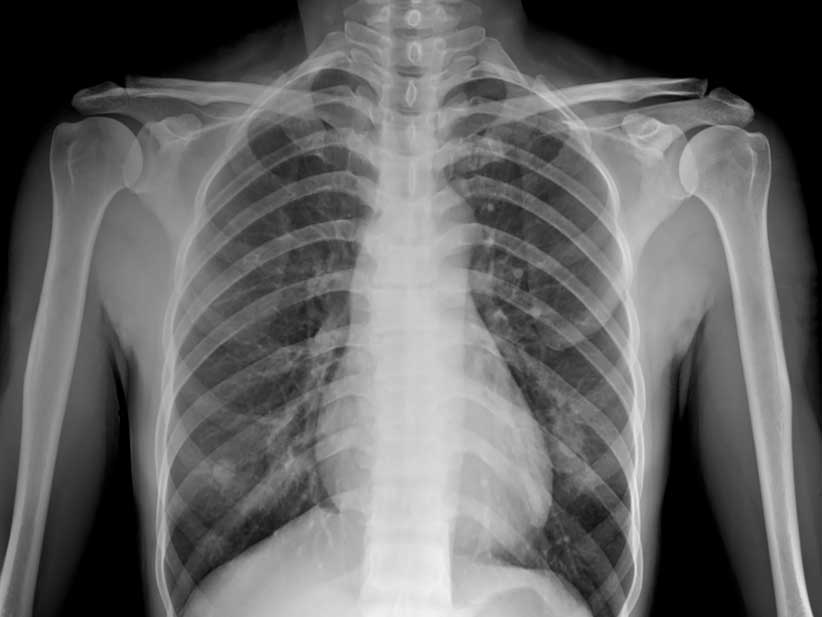
%> input picture rx_1.jpg, 822 x 617 px
$ octave S3_2.m   (GNU Octave 9; MATLAB toolbox functions it lacks are replaced by stand-ins)
%> lines starting %> are read from the running program, lines starting %| are printed output that depends on the picture
clc
clear all
close all
clc
% REctura de imagen

img = imread("rx_1.jpg");
%> img is the input picture: size 617x822x3 uint8; min 0, max 242, mean 101.3
%visualizar la imagen
figure(1)
imshow (img)
%ajuste gamma

img = double(img); % conversion a double
%> img: size 617x822x3 double
gamma = 1.5;
img_gamma = 255.*(img./255).^(1/gamma);
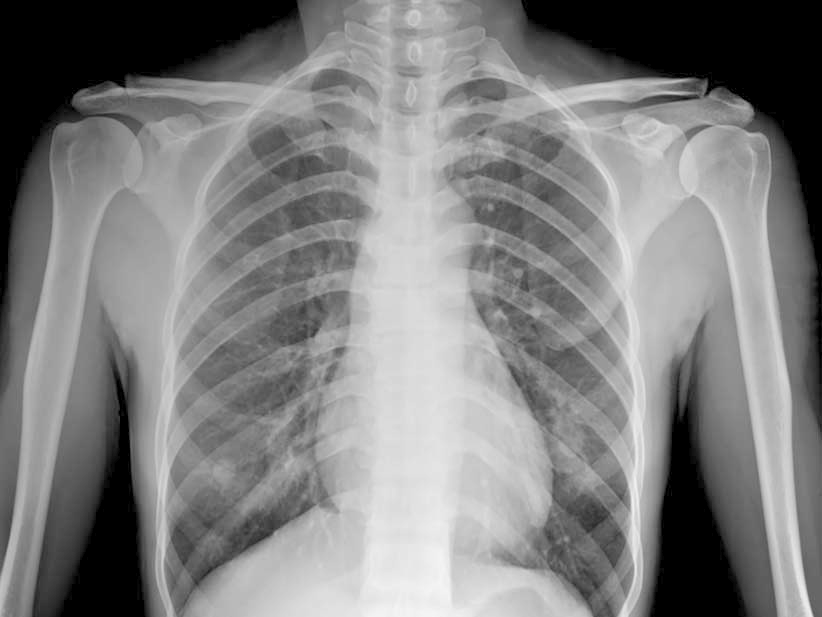
%> img_gamma: size 617x822x3 double; min 0, max 246.3, mean 128.1

%reconversion de formato
img= uint8(img);
img_gamma = uint8(img_gamma);
%> img_gamma: size 617x822x3 uint8
%NEGATIVO
img_neg = 255 - img_gamma;
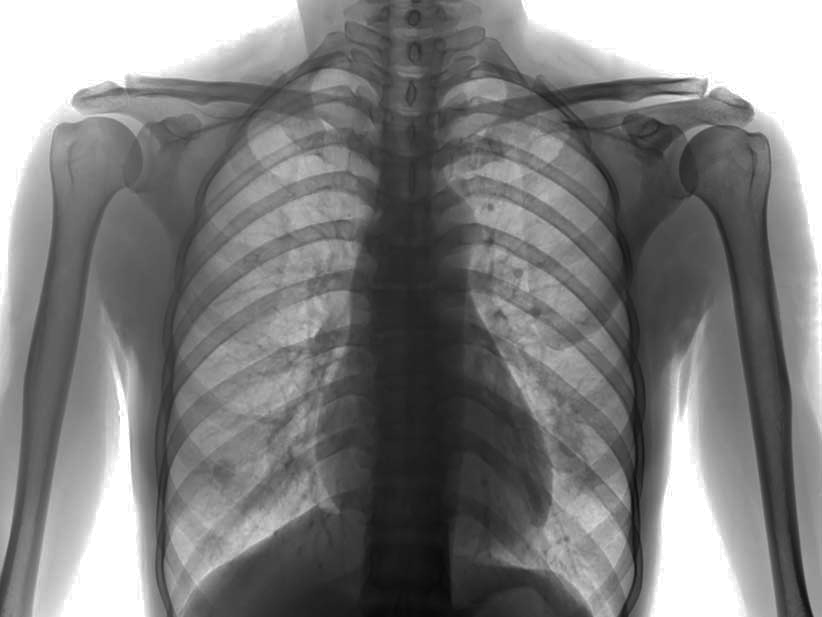
%> img_neg: size 617x822x3 uint8; min 9, max 255, mean 126.8


figure(2)
imshow([img;img_gamma;img_neg])
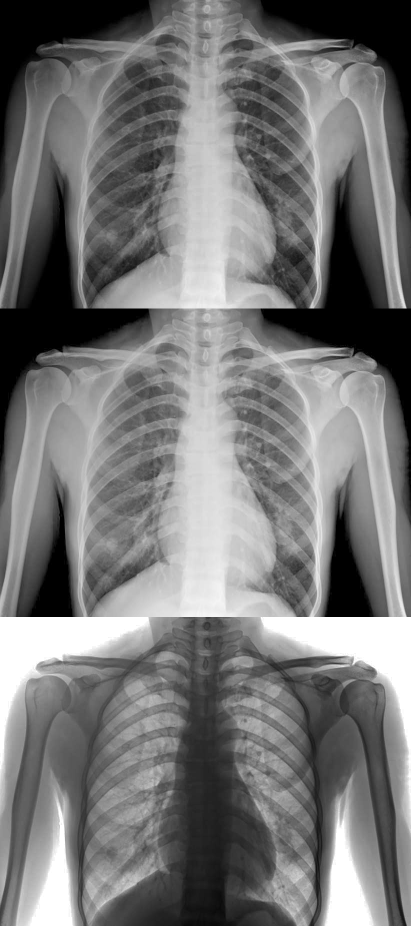
%> displayed picture: size 1851x822x3, on the screen's scale of 0 to 255 (shown at 1/2 size); min 0, max 255, mean 118.8

$ run again, with rx_2.jpg copied over rx_1.jpg
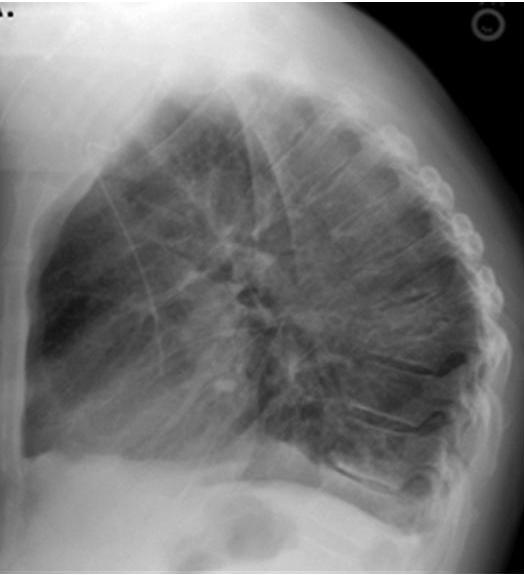
%> input picture rx_2.jpg, 524 x 575 px
%> img is the input picture: size 575x524x3 uint8; min 0, max 255, mean 118.5
%> img: size 575x524x3 double
%> `img_neg = 255 - img_gamma;`:
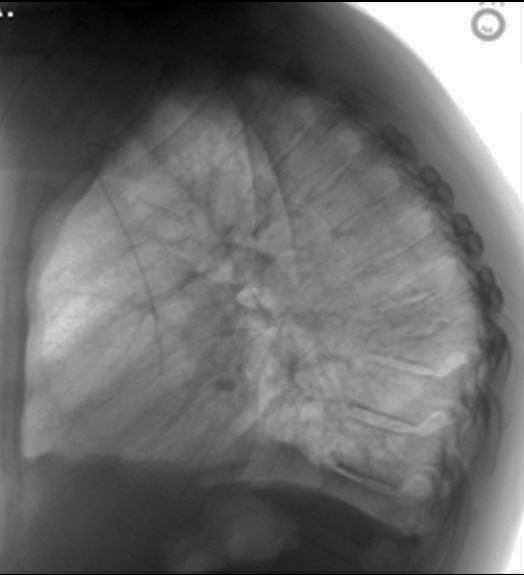
%> img_neg: size 575x524x3 uint8; min 0, max 255, mean 107.3
%> `imshow([img;img_gamma;img_neg])`:
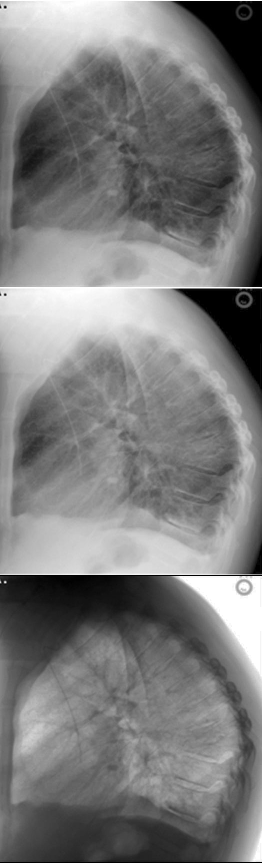
%> displayed picture: size 1725x524x3, on the screen's scale of 0 to 255 (shown at 1/2 size); min 0, max 255, mean 124.5

$ run again, with rx_4.jpg copied over rx_1.jpg
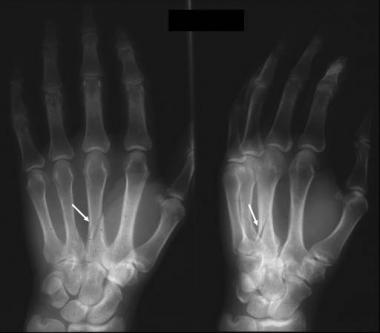
%> input picture rx_4.jpg, 380 x 333 px
%> img is the input picture: size 333x380x3 uint8; min 0, max 255, mean 54.1
%> img: size 333x380x3 double
%> `img_neg = 255 - img_gamma;`:
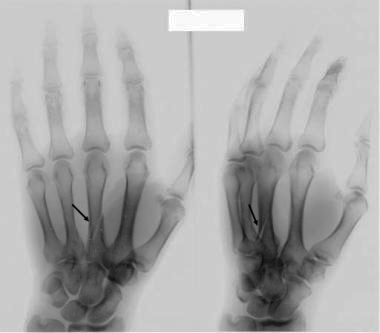
%> img_neg: size 333x380x3 uint8; min 0, max 255, mean 170
%> `imshow([img;img_gamma;img_neg])`:
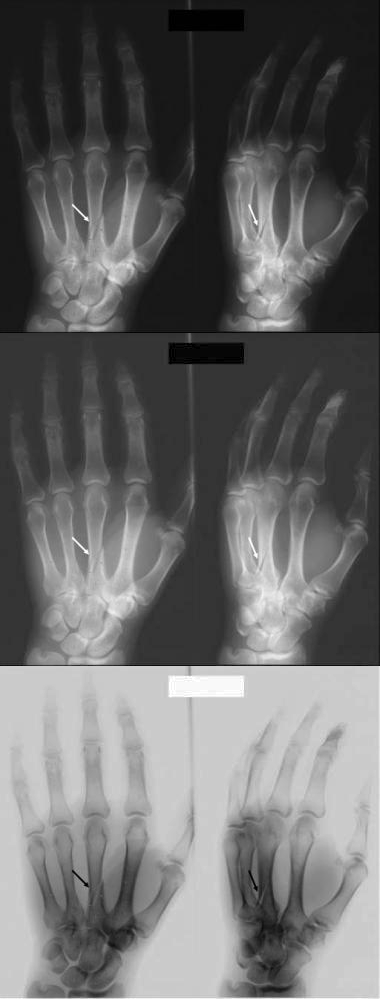
%> displayed picture: size 999x380x3, on the screen's scale of 0 to 255; min 0, max 255, mean 103
